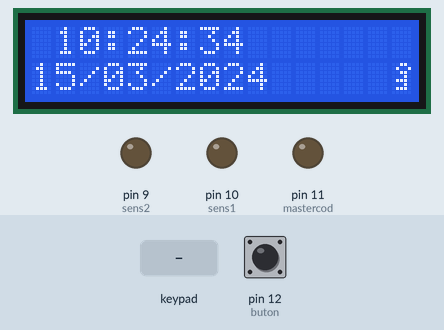
Simulated run of this sketch. Board: Arduino Uno, built with avr-gcc and run on an emulated ATmega328P. On the bench: 16×2 character LCD, output pins drawn as LEDs (lit = HIGH). Wiring (inferred from the names in the program): DS3231 clock at I2C address 0x68. Dashed ring = blinking. The inputs (shaded band) are chosen by the test bench; at power-on: pin 12 (buton) HIGH. The local clock reads 2024-03-15 10:24:30 at power-on unless the sketch sets it; pins used as bus, display or sensor lines are not drawn.

Above: at 4.3 s.
4.4 s: pin 12 (buton) pulled LOW for 3.2 s
At 4.9 s:
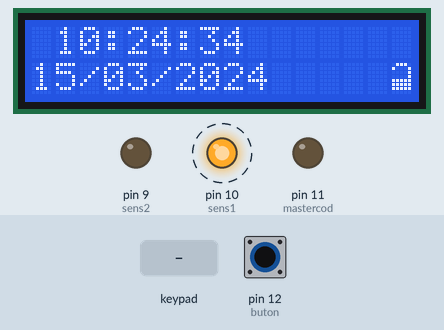
9.1 s: keypad keys 4 3 2 1 # pressed 0.4 s apart
At 11.8 s:
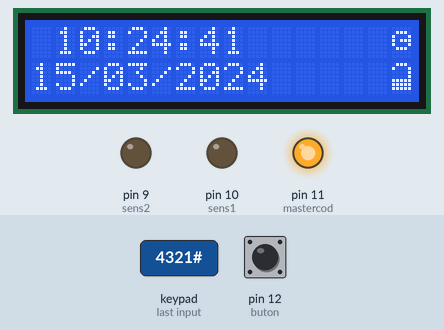
14.1 s: keypad keys 1 2 3 4 # pressed 0.4 s apart
At 17.8 s:
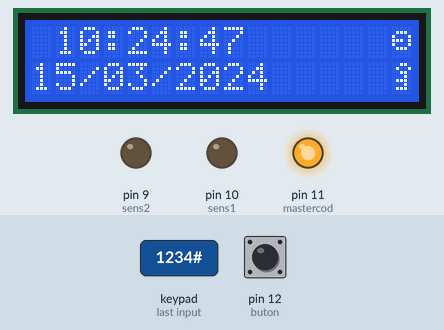
19.1 s: pin 12 (buton) pulled LOW for 0.15 s
At 20.8 s:
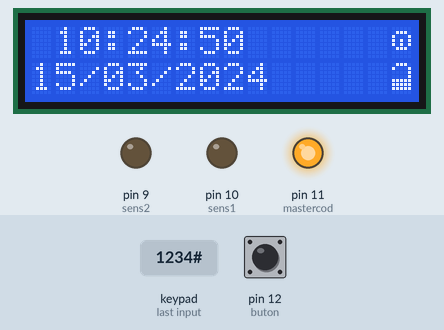
21.3 s: keypad keys 1 2 3 4 # pressed 0.4 s apart
At 24.5 s:
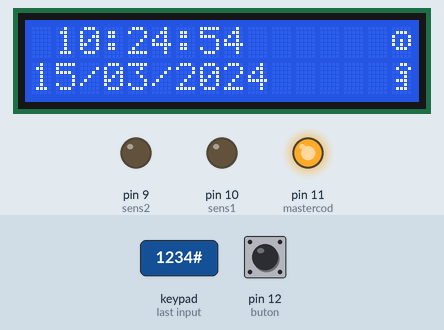
25.1 s: pin 12 (buton) pulled LOW for 1 s
At 25.6 s:
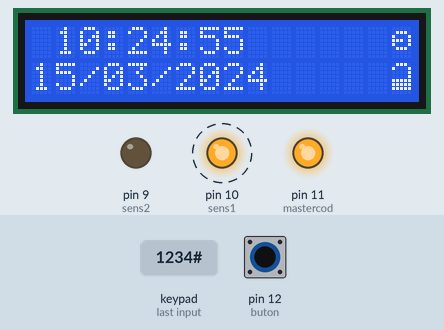
Timing chart, 0 to 28.1 s (numbered marks = the images above; inputs shaded):
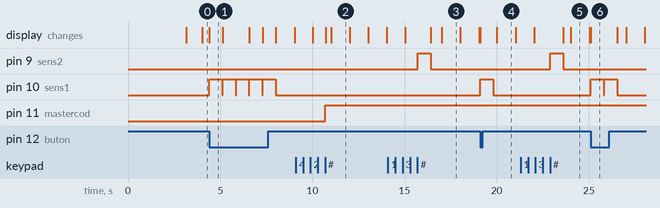

Measured:
- after the input at 4.4 s, pin 10 (sens1): alternates HIGH for 0.70 s and LOW for 0.03 s, starting at once; the display: changes at once (image 1)
- after the input at 9.1 s, pin 11 (mastercod): LOW → HIGH after 1.6 s; the display: first differs from a run without the input after 1.6 s (image 2 shows a later state)
- after the input at 14.1 s, pin 9 (sens2): LOW → HIGH after 1.6 s, → LOW 0.70 s later
- after the input at 19.1 s, pin 10 (sens1): LOW → HIGH at once, → LOW 0.70 s later; the display: first changes at once (image 4 shows a later state)
- after the input at 21.3 s, pin 9 (sens2): LOW → HIGH after 1.6 s, → LOW 0.70 s later
- after the input at 25.1 s, pin 10 (sens1): alternates HIGH for 0.70 s and LOW for 0.03 s, 4 changes in all, then stays LOW, starting at once; the display: changes at once (image 6)
- what the display in image 1 shows lasts 0.7 s, from 4.4 s to 5.1 s

The sketch:

acces_code_time_ver5d.ino
```cpp
// sketch acces bloc cu cod din exterior si buton temperizat din interior
// versiune 1.0 - 31.08.2016, Craiova, Romania
// autor: Nicu FLORICA (niq_ro) - http://www.tehnic.go.ro
// http://nicuflorica.blogspot.ro/
// http://arduinotehniq.blogspot.com/
// http://www.arduinotehniq.com/
// versiune 5 - bloacare automata noapte, deblocare automata zi si manual
// versiune 5a - adaugat ceas animat
// versiune 5b - adaugat a 2-a parola
// versiune 5c - parola a 2-a e functionala doar daca sistemul e dezactivat

#include <Wire.h>                // folosire librarie pentru protocol i2c
#include <LiquidCrystal_I2C.h>   // folosire librarie pentru afisaj lcd1602 pe i2c
#include "RTClib.h"
#include <Keypad.h>                // library for keyboard http://playground.arduino.cc/uploads/Code/keypad.zip
#include <Password.h>              // library for password http://playground.arduino.cc/uploads/Code/Password.zip
Password password = Password( "1234" );  // password
Password password1 = Password( "4321" );  // password

// afisaj 1602 pe i2c cu adresa 0x27
LiquidCrystal_I2C lcd(0x27, 16, 2);
// modul RTC cu DS1307 sau DS3231
RTC_DS1307 RTC;

const byte rows = 4;                     // four rows
const byte cols = 3;                     // three columns
char keys[rows][cols] = {                // keys on keypad
{'1','2','3'},
{'4','5','6'},
{'7','8','9'},
{'*','0','#'}
};
// byte rowPins[rows] = {R0, R1, R2, R3};
//byte colPins[cols] = {C0, C1, C2};
// tastatura plata (flat) - Adafruit type
//byte rowPins[rows] = {1, 2, 3, 4};
//byte colPins[cols] = {5, 6, 7};
// tastatura cu butoane in relief - model KB304-PAW
byte rowPins[rows] = {2, 7, 6, 4};
byte colPins[cols] = {3, 1, 5};

Keypad keypad = Keypad(makeKeymap(keys), rowPins, colPins, rows, cols);


#define buton 12    // buton pus la D12
#define sens1 10
#define sens2 9
#define asteptare 8
#define mastercod 11
#define scurt 500   // timp in ms pentru eliminare
#define tpactuator 700  // timp actionare actuatoare


// http://arduino.cc/en/Reference/LiquidCrystalCreateChar
byte lacat[8] = {
  B01110,
  B10001,
  B00001,
  B00001,
  B11111,
  B11111,
  B11111,
};

byte cheie[8] = {
  B00110,
  B01001,
  B00110,
  B00010,
  B01110,
  B00010,
  B01110,
};

byte ceas1[8] = {
  B00000,
  B01110,
  B10101,
  B10101,
  B10001,
  B01110,
  B00000,
};

byte ceas2[8] = {
  B00000,
  B01110,
  B10001,
  B10111,
  B10001,
  B01110,
  B00000,
};

byte ceas3[8] = {
  B00000,
  B01110,
  B10001,
  B10101,
  B10101,
  B01110,
  B00000,
};

byte ceas4[8] = {
  B00000,
  B01110,
  B10001,
  B11101,
  B10001,
  B01110,
  B00000,
};


byte inchora = 20;  // autoclose hours
byte inchmin = 46;  // autocloese minutes
byte deschora = 7; // autoopen hours
byte deschmin = 47; // autopen minutes

void setup()
{
keypad.addEventListener(keypadEvent); // se creaza un obiect pentru urmarire apasare taste

 pinMode(buton, INPUT);
 pinMode(asteptare, OUTPUT);
 pinMode(sens1, OUTPUT);
 pinMode(sens2, OUTPUT);
 pinMode(mastercod, OUTPUT);

 digitalWrite(buton, HIGH); // intrarea butonului in 1 logic
 digitalWrite(asteptare, HIGH);
 digitalWrite(sens1, LOW);
 digitalWrite(sens2, LOW);
 digitalWrite(mastercod, LOW);


lcd.begin();  // initializare afisaj
lcd.backlight(); // aprindere fundal
lcd.createChar(0, lacat); // creez caracter
lcd.createChar(1, cheie); // creez caracter
lcd.createChar(2, ceas1); // creez caracter
lcd.createChar(3, ceas2); // creez caracter
lcd.createChar(4, ceas3); // creez caracter
lcd.createChar(5, ceas4); // creez caracter
//lcd.write(byte(0)); // comanda pentru caracter

lcd.setCursor(0, 0);   // pozitionare cursor pe colana a 1-a din stanga - sus
lcd.print("Sistem acces cod"); // afisare text
lcd.setCursor(0, 1);   // mutare cursor pe coloana a 1-a din stanga - jos
lcd.print("ver.5d by niq_ro"); // afisare text

delay(3000);
lcd.clear();

lcd.setCursor(15, 1);   // pozitionare cursor pe colana a 1-a din stanga - sus
//lcd.print("Usa incuiata.."); // afisare text
//lcd.write(byte(0));
lcd.write(byte(1));

  Wire.begin();

// part code from http://tronixstuff.wordpress.com/
Wire.beginTransmission(0x68);
Wire.write(0x07); // move pointer to SQW address
Wire.write(0x10); // sends 0x10 (hex) 00010000 (binary) to control register - turns on square wave
Wire.endTransmission();
// end part code from http://tronixstuff.wordpress.com/

    RTC.begin();
// if you need set clock... just remove // from line above this
  if (! RTC.isrunning()) {
    Serial.println("RTC is NOT running!");
    // following line sets the RTC to the date & time this sketch was compiled
    RTC.adjust(DateTime(__DATE__, __TIME__));
    // This line sets the RTC with an explicit date & time, for example to set
    // January 21, 2014 at 3am you would call:
    // RTC.adjust(DateTime(2014, 1, 21, 3, 0, 0));
    }
// RTC.adjust(DateTime(__DATE__, __TIME__));
//RTC.adjust(DateTime(2016, 9, 11, 13, 24, 0));
}

void loop() {

DateTime now = RTC.now();
   lcd.setCursor(1, 0);
   if ( now.hour() < 10)
   {
     lcd.print(" ");
     lcd.print(now.hour(), DEC);
   }
   else
   {
   lcd.print(now.hour(), DEC);
   }
   lcd.print(":");
   if ( now.minute() < 10)
   {
     lcd.print("0");
     lcd.print(now.minute(), DEC);
   }
   else
   {
   lcd.print(now.minute(), DEC);
   }
   lcd.print(":");
   if ( now.second() < 10)
   {
     lcd.print("0");
     lcd.print(now.second(), DEC);
   }
   else
   {
   lcd.print(now.second(), DEC);
   }
   lcd.print(" ");

if (digitalRead(mastercod) == HIGH) {  // clock activated
int cifra = now.second();
if (cifra %4 == 0)
{
lcd.setCursor(15, 0);
  lcd.write(byte(2));
}
if (cifra %4 == 1)
{
  lcd.setCursor(15, 0);
  lcd.write(byte(3));
}
if (cifra %4 == 2)
{
  lcd.setCursor(15, 0);
  lcd.write(byte(4));
}
if (cifra %4 == 3)
{
  lcd.setCursor(15, 0);
  lcd.write(byte(5));
}
}
else
{  lcd.setCursor(15, 0);
   lcd.print(" ");
}

  lcd.setCursor(0, 1);
   if ( now.day() < 10)
   {
     lcd.print("0");
     lcd.print(now.day(), DEC);
   }
   else
   {
   lcd.print(now.day(), DEC);
   }
   lcd.print("/");
   if ( now.month() < 10)
   {
     lcd.print("0");
     lcd.print(now.month(), DEC);
   }
   else
   {
   lcd.print(now.month(), DEC);
   }
   lcd.print("/");
   lcd.print(now.year(), DEC);
   lcd.print("");


keypad.getKey();

if (digitalRead(buton) == LOW)
{    // se apasa butonul
//actiune();
deschidere();
}

if (digitalRead(mastercod) == HIGH)   // if clock is dezactivate
{
if ((now.hour() == deschora) && now.minute() == deschmin)
{
//if (digitalRead(asteptare) == HIGH) deschidere();
if ((digitalRead(asteptare) == HIGH) && (now.second()<3)) deschidere();
}
if ((now.hour() == inchora) && now.minute() == inchmin)
{
//if (digitalRead(asteptare) == LOW) inchidere();
if ((digitalRead(asteptare) == LOW) && (now.second()<3) == LOW) inchidere();
}
}


} // se termina programul


//take care of some special events
void keypadEvent(KeypadEvent eKey){
  switch (keypad.getState()){
    case PRESSED:
//	Serial.print("Pressed: ");
//	Serial.println(eKey);
	switch (eKey){
	  case '#': checkPassword(); break;
	  case '*': password.reset(); password1.reset(); break;
	  default: password.append(eKey); password1.append(eKey);
     }
  }
}

  void checkPassword(){
  if (password.evaluate()){       // base code
//    Serial.println("Success");
     //Add code to run if it works
  if (digitalRead(asteptare) == LOW) inchidere(); else deschidere();
  password.reset();
  password1.reset();
  }
  else   if (password1.evaluate()){
//    Serial.println("Success");
     //Add code to run if it works
//  if (digitalRead(mastercod) == LOW) digitalWrite(mastercod, HIGH); else digitalWrite(mastercod, LOW);
//    if ((digitalRead(asteptare) == LOW) && (digitalRead(mastercod) == HIGH)) digitalWrite(mastercod, LOW);
//    else digitalWrite(mastercod, HIGH);
    if (digitalRead(asteptare) == LOW)
   {
     if (digitalRead(mastercod) == HIGH) digitalWrite(mastercod, LOW);
     else digitalWrite(mastercod, HIGH);
   }
  password.reset();
  password1.reset();
   }else{
//    Serial.println("Wrong");
    //add code to run if it did not work
    password.reset();
    password1.reset();
    delay(1000);
  }
}

void deschidere()
{
//lcd.clear();
lcd.setCursor(15, 1);   // pozitionare cursor pe colana a 1-a din stanga - sus
lcd.write(byte(0));
//lcd.write(byte(1));
digitalWrite(sens1, HIGH);
delay(tpactuator);
digitalWrite(sens1, LOW);
digitalWrite(asteptare, LOW);
//lcd.clear();

}

void inchidere()
{
digitalWrite(sens2, HIGH);
delay(tpactuator);
digitalWrite(sens2, LOW);
lcd.setCursor(15, 1);   // pozitionare cursor pe colana a 1-a din stanga - sus
lcd.write(byte(1));
digitalWrite(asteptare, HIGH);
}
```
